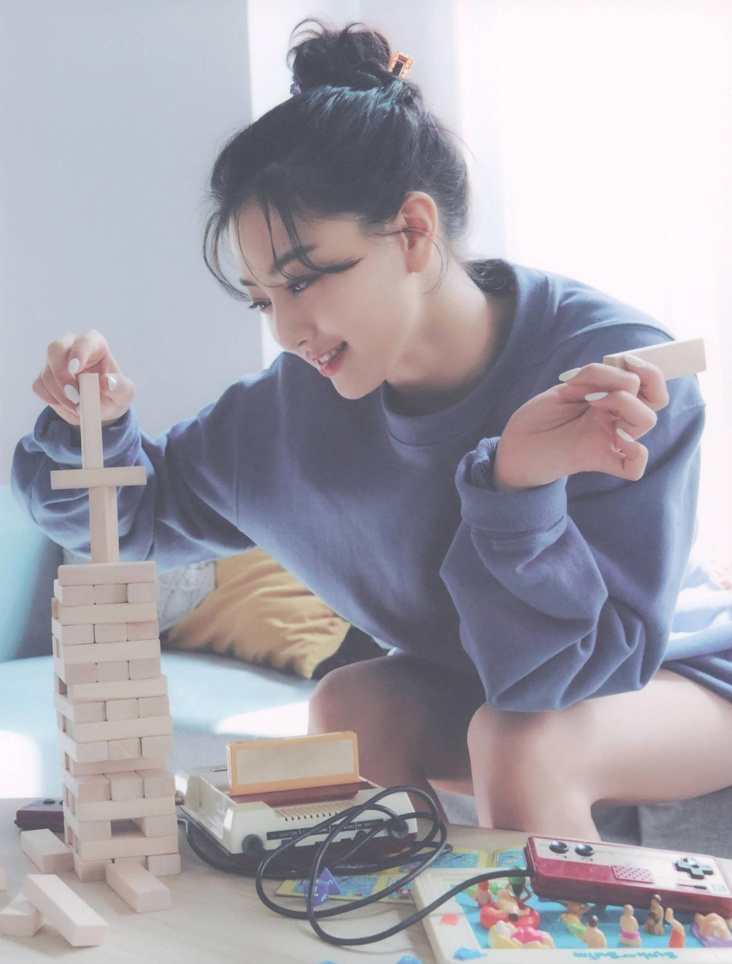
#> input picture Tugas_Sesi4/z.jpg, 732 x 964 px, shrunk from 1328 x 1750 before the run
$ python sesi4.py
#> lines starting #> are read from the running program, lines starting #| are printed output that depends on the picture
import imageio as img
import numpy as np
from scipy.ndimage import histogram

def histogram_equalization(image):
    hist, bins = np.histogram(image.flatten(), 256, [0, 256])
    cdf = hist.cumsum()
    cdf_normalized = cdf * float(hist.max()) / cdf.max()
    cdf_m = np.ma.masked_equal(cdf, 0)
    cdf_m = (cdf_m - cdf_m.min()) * 255 / (cdf_m.max() - cdf_m.min())
    cdf = np.ma.filled(cdf_m, 0).astype('uint8')
    equalized_image = cdf[image]
    return equalized_image

input_image = img.imread('z.jpg')
#> input_image is the input picture: shape (964, 732, 3); mean R, G, B 167.8, 164.8, 173.2
if input_image.ndim == 3:
    input_image = np.mean(input_image, axis=2).astype(np.uint8)
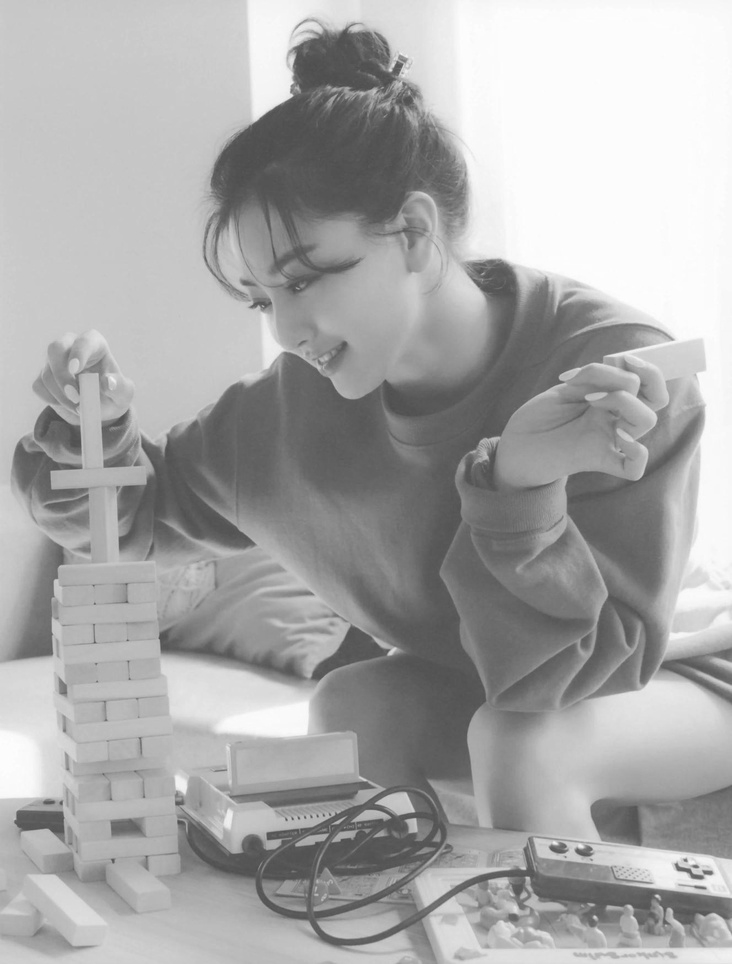
#> input_image: shape (964, 732); min 74, max 254, mean 168.2

output_image = histogram_equalization(input_image)
#> in histogram_equalization, `hist, bins = np.histogram(image.flatten(), 256, [0, 256])`: hist = 256 values, max 54017 at index 252, min 0 at index 0, mean 2756.4; bins = 257 values from 0 to 256
#> in histogram_equalization, `cdf = hist.cumsum()`: cdf = 256 values from 0 to 705648
#> in histogram_equalization, `cdf_normalized = cdf * float(hist.max()) / cdf.max()`: cdf_normalized = 256 values from 0 to 54017
#> in histogram_equalization, `cdf = np.ma.filled(cdf_m, 0).astype('uint8')`: cdf = 256 values from 0 to 255
#> in histogram_equalization, `equalized_image = cdf[image]`:
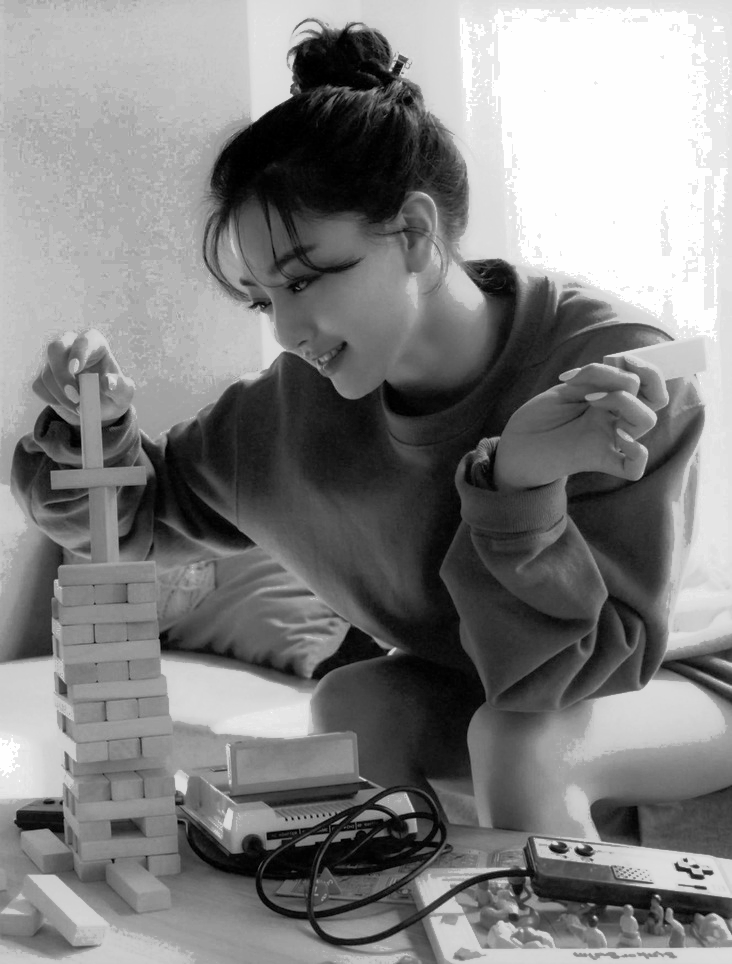
#> equalized_image: shape (964, 732); min 0, max 255, mean 128.8

img.imwrite('output.jpg', output_image)
